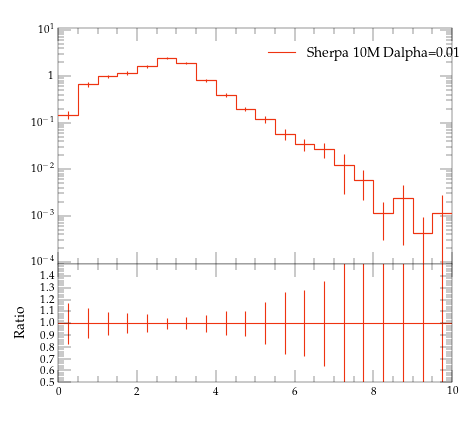

The script that saved this image:
#! /usr/bin/env python

# This Python script was auto-generated using YODA v2.0.0.
# Analysis object: /evtb/cutEg_tjg_dr
# Timestamp: 13-04-2024 (01:44:13)

import matplotlib as mpl
import matplotlib.pyplot as plt
mpl.use('Agg') # comment out for interactive use
import os
import numpy as np

plotDir = os.path.split(os.path.realpath(__file__))[0]
if 'YODA_USER_PLOT_PATH' in globals():
    plot_outdir = globals()['YODA_USER_PLOT_PATH']
else:
    plot_outdir = plotDir

#plot style
plt.style.use(os.path.join(plotDir, '../default.mplstyle'))
# plot metadata
figW, figH = plt.rcParams['figure.figsize']
ax_xLabel = r''
ax_yLabel = r''
ax_title  = r''
ax_xScale = 'linear'
ax_yScale = 'log'
xLims = (0.0, 10.0)
yLims = (9e-05, 11.0)

# TeX-friendly labels for the legend
labels = [ r"Sherpa 10M Dalpha=0.01" ]

# Create figure and axis objects
fig, (ax, ratio0_ax) = plt.subplots(2, 1, sharex=True,
                  figsize=(figW,figH), gridspec_kw={'height_ratios': (2, 1)})
ratio0_ax.yaxis.set_major_locator(mpl.ticker.MultipleLocator(0.1))
ratio0_ax.set_ylim(0.5, 1.4999)
ratio0_ax.set_ylabel('Ratio')

# LineColor map: curve index -> color
linecolors = {0: '#EE3311'}
# the numerical data is stored in a separate file
dataf = dict()
prefix = os.path.split(__file__)[0]
if prefix:    prefix = prefix + '/'
exec(open(prefix+'cutEg_tjg_dr__data.py').read(), dataf)


legend_handles = [] # keep track of handles for the legend

# style options for curves
# starts at zorder>=5 to draw curve on top of legend
styles = {
  'curve0': {
    'color' : linecolors[0],
    'linestyle' : '-',
    'marker' : 'o',
    'zorder' : 5,
    'histstyle' : True,
  },
}
# curve from input yoda files in main panel
for label in dataf['yvals'].keys():
    if all(np.isnan(v) for v in dataf['yvals'][label]):
        continue
    tmp = None
    if styles[label]['histstyle']: # draw as histogram
        tmp, = ax.plot(dataf['xedges'], dataf['yedges'][label],
                       color=styles[label]['color'],
                       linestyle=styles[label]['linestyle'],
                       drawstyle='steps-pre', solid_joinstyle='miter',
                       zorder=styles[label]['zorder'], label=label)
        ax.errorbar(dataf['xpoints'], dataf['yvals'][label], color=styles[label]['color'],
                    xerr=dataf['xerrs'], yerr=[dataf['ydowns'][label], dataf['yups'][label]],
                    linestyle='none', zorder=styles[label]['zorder'])
    else: # draw as scatter
        tmp = ax.errorbar(dataf['xpoints'], dataf['yvals'][label],
                          xerr=dataf['xerrs'],
                          yerr=[ dataf['ydowns'][label],
                          dataf['yups'][label] ],
                          fmt=styles[label]['marker'],
                          ecolor=styles[label]['color'],
                          color=styles[label]['color'], zorder=2)
        tmp[-1][0].set_linestyle(styles[label]['linestyle'])
    legend_handles += [tmp]
    for varLabel in dataf['variation_yvals'].keys():
        if varLabel.startswith(label):
            tmp, = ax.plot(dataf['xedges'], dataf['variation_yvals'][varLabel],
                           color=styles[label]['color'],
                           linestyle=styles[label]['linestyle'],
                           drawstyle='steps-pre', solid_joinstyle='miter',
                           zorder=styles[label]['zorder'], alpha=0.5)


# plots on ratio panel
# curve from input yoda files in ratio panel
for label, yvals in dataf['ratio0_yvals'].items():
    if all(np.isnan(v) for v in yvals):
        continue
    if styles[label]['histstyle']: # plot as histogram
        ratio0_ax.plot(dataf['xedges'], yvals,
                       color=styles[label]['color'],
                       linestyle=styles[label]['linestyle'],
                       drawstyle='steps-pre', zorder=1,
                       solid_joinstyle='miter')
        ratio0_ax.vlines(dataf['xpoints'],
                         dataf['ratio0_ymin'][label],
                         dataf['ratio0_ymax'][label],
                         color=styles[label]['color'], zorder=1)
    else: # plot as scatter
        tmp = ratio0_ax.errorbar(dataf['xpoints'],
                                 yvals, xerr=dataf['xerrs'],
                                 yerr=dataf['ratio0_yerrs'][label],
                                 fmt=styles[label]['marker'],
                                 ecolor=styles[label]['color'],
                                 color=styles[label]['color'])
        tmp[-1][0].set_linestyle(styles[label]['linestyle'])

    for varlabel in dataf['ratio0_variation_vals'].keys():
        if varlabel.startswith(label):
            ratio0_ax.plot(dataf['xedges'],
                            dataf['ratio0_variation_vals'][varlabel],
                            color=styles[label]['color'],
                            linestyle=styles[label]['linestyle'],
                            drawstyle='steps-pre', solid_joinstyle='miter',
                            zorder=1, alpha=0.5)

legend_pos = (0.5, 0.97)
ax.legend(legend_handles, labels, loc='upper left', bbox_to_anchor=legend_pos)

# set plot metadata as defined above
ratio0_ax.set_xlabel(ax_xLabel)
ratio0_ax.xaxis.set_label_coords(1., -.15)
ax.set_ylabel(ax_yLabel, loc='top')
ax.set_title(ax_title, loc='left')
ax.set_xscale(ax_xScale)
ax.set_yscale(ax_yScale)
ax.set_xlim(xLims)
ax.set_ylim(yLims)

# tick formatting
plt.rcParams['xtick.top'] = True
plt.rcParams['ytick.right'] = True
ax.yaxis.set_major_locator(mpl.ticker.LogLocator(base=10.0, numticks=np.inf))
ax.yaxis.set_minor_locator(mpl.ticker.LogLocator(
                           base=10.0, subs=np.arange(0.1, 1, 0.1), numticks=np.inf))
fig.align_ylabels((ax, ratio0_ax))
plt.savefig(os.path.join(plot_outdir, 'cutEg_tjg_dr.pdf'), format='PDF')
plt.savefig(os.path.join(plot_outdir, 'cutEg_tjg_dr.png'), format='PNG')

plt.close(fig)
